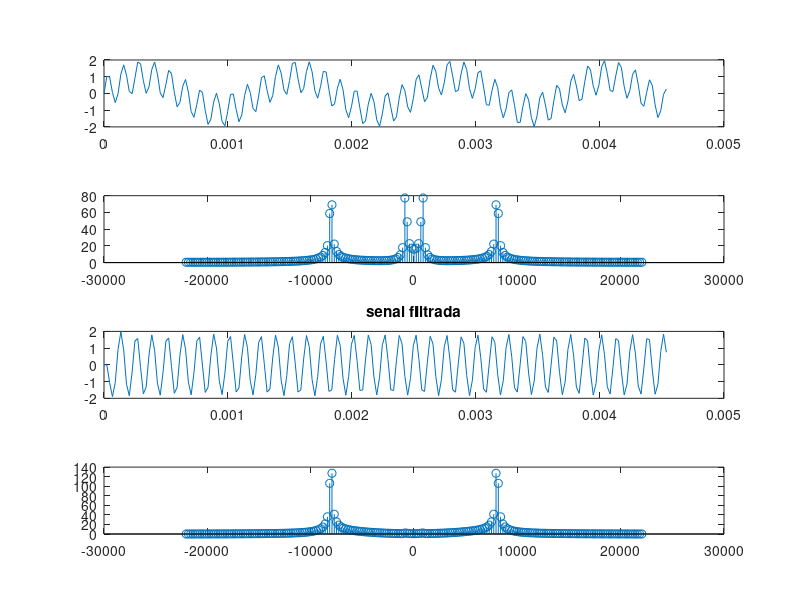

Write the MATLAB code that produced this figure.
clear;clc;clear all;

frecM = 44100;

HS=tf([1 0 9858698596],[1 628 98596]);
[numZ,denZ] = tfdata(c2d(HS,1/frecM),'v');
numZ = [1 -2 1];
denZ = [1 -.96 +.424];

t = [0:1/frecM:100*1/(frecM/2)];
sMuestreada = sin(2*pi*800*t)+sin(2*pi*8000*t);
subplot(4,1,1);
plot(t,sMuestreada);

f=linspace(-frecM/2,frecM/2,length(sMuestreada));
espectro_sMuestreada = fftshift(abs(fft(sMuestreada)));
subplot(4,1,2);
stem(f,espectro_sMuestreada);

sFiltrada(1)=0;
sFiltrada(2)=0;

for n=3:1:length(sMuestreada)
    sFiltrada(n) = sMuestreada(n)*numZ(1)+sMuestreada(n-1)*numZ(2)+sMuestreada(n-2)*numZ(3)-sFiltrada(n-1)*denZ(2)-sFiltrada(n-2)*denZ(3);
end
subplot(4,1,3);
plot(t,sFiltrada);
title('senal filtrada')

espectro_filtrada = fftshift(abs(fft(sFiltrada)));
subplot(4,1,4);
stem(f,espectro_filtrada);